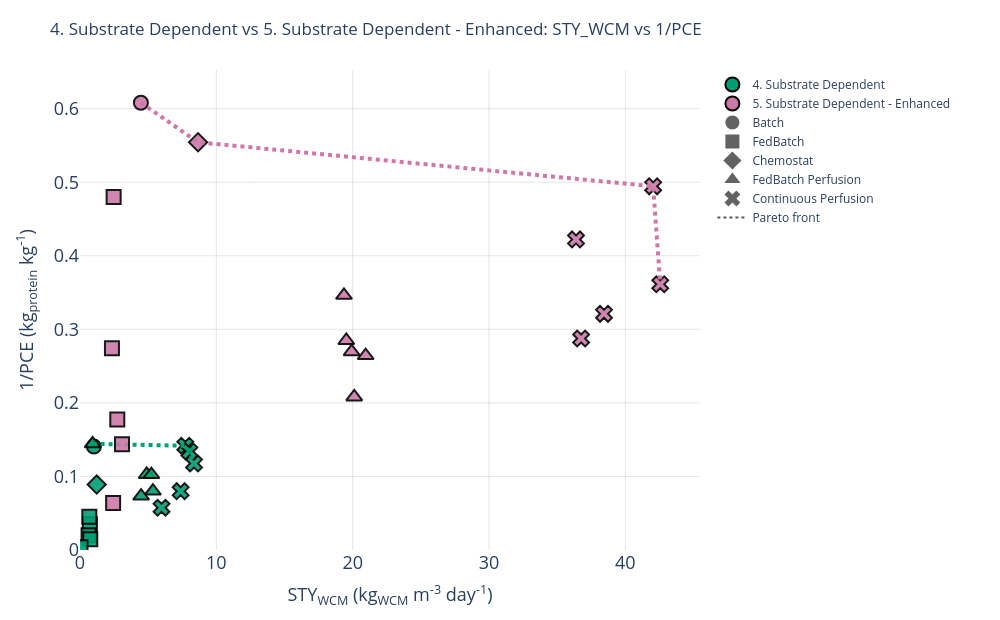

Notebook source saved alongside this figure:
### Code cell
# STY_WCM vs 1/PCE Pareto Front

PCE_CONFIG = {
    "source_column": "protein_conversion_efficiency_kg_kg",
    "inverse_column": "inverse_protein_conversion_efficiency_kg_kg",
    "metric_name": "protein conversion efficiency",
    "abbreviation": "PCE",
    "inverse_label": "1/PCE (kg<sub>protein</sub> kg<sup>-1</sup>)",
    "show_meat_benchmarks": SHOW_MEAT_BENCHMARKS,
}
PCE_OUTPUT_PATH = OUTPUT_DIR / f"pareto_{CAMPAIGN_SLUG}_sty_wcm_vs_inverse_protein_conversion.svg"

fig_pce, fronts_pce = create_conversion_pareto_figure(points_all, **PCE_CONFIG)
fig_pce.show()
export_figure(fig_pce, PCE_OUTPUT_PATH)

### Figure 1 — Plotly figure (JSON) as saved in the notebook; plotly's stock layout.template omitted (floating-point values rounded to 4 significant figures)
{"data": [{"customdata": [["4. Substrate Dependent", "Batch", "batch", 7.115]], "hovertemplate": "<b>%{customdata[0]}</b><br>Mode: %{customdata[1]}<br>Run: %{customdata[2]}<br>Protein conversion efficiency: %{customdata[3]:.2f}<br>STY<sub>WCM</sub>: %{x:.2f} kg/m³/day<br>1/PCE: %{y:.2f}<extra></extra>", "marker": {"color": "#009E73", "line": {"color": "black", "width": 2}, "opacity": 0.9, "size": 14, "symbol": "circle"}, "mode": "markers", "showlegend": false, "type": "scatter", "x": [1.02], "y": [0.1405]}, {"customdata": [["4. Substrate Dependent", "FedBatch", "fedbatch_constant", 28.68], ["4. Substrate Dependent", "FedBatch", "fedbatch_csfr", 49.82], ["4. Substrate Dependent", "FedBatch", "fedbatch_exponential", 68.64], ["4. Substrate Dependent", "FedBatch", "fedbatch_gsp", 264.1], ["4. Substrate Dependent", "FedBatch", "fedbatch_linear", 22.05]], "hovertemplate": "<b>%{customdata[0]}</b><br>Mode: %{customdata[1]}<br>Run: %{customdata[2]}<br>Protein conversion efficiency: %{customdata[3]:.2f}<br>STY<sub>WCM</sub>: %{x:.2f} kg/m³/day<br>1/PCE: %{y:.2f}<extra></extra>", "marker": {"color": "#009E73", "line": {"color": "black", "width": 2}, "opacity": 0.9, "size": 14, "symbol": "square"}, "mode": "markers", "showlegend": false, "type": "scatter", "x": [0.7249, 0.6283, 0.7541, 0.03648, 0.6857], "y": [0.03487, 0.02007, 0.01457, 0.003787, 0.04536]}, {"customdata": [["4. Substrate Dependent", "Chemostat", "chemostat", 11.24]], "hovertemplate": "<b>%{customdata[0]}</b><br>Mode: %{customdata[1]}<br>Run: %{customdata[2]}<br>Protein conversion efficiency: %{customdata[3]:.2f}<br>STY<sub>WCM</sub>: %{x:.2f} kg/m³/day<br>1/PCE: %{y:.2f}<extra></extra>", "marker": {"color": "#009E73", "line": {"color": "black", "width": 2}, "opacity": 0.9, "size": 14, "symbol": "diamond"}, "mode": "markers", "showlegend": false, "type": "scatter", "x": [1.227], "y": [0.08894]}, {"customdata": [["4. Substrate Dependent", "FedBatch Perfusion", "cf_constant", 9.744], ["4. Substrate Dependent", "FedBatch Perfusion", "cf_cspr", 12.47], ["4. Substrate Dependent", "FedBatch Perfusion", "cf_gsp", 6.928], ["4. Substrate Dependent", "FedBatch Perfusion", "cf_tbp", 9.756], ["4. Substrate Dependent", "FedBatch Perfusion", "cf_tbs", 13.64]], "hovertemplate": "<b>%{customdata[0]}</b><br>Mode: %{customdata[1]}<br>Run: %{customdata[2]}<br>Protein conversion efficiency: %{customdata[3]:.2f}<br>STY<sub>WCM</sub>: %{x:.2f} kg/m³/day<br>1/PCE: %{y:.2f}<extra></extra>", "marker": {"color": "#009E73", "line": {"color": "black", "width": 2}, "opacity": 0.9, "size": 14, "symbol": "triangle-up"}, "mode": "markers", "showlegend": false, "type": "scatter", "x": [4.89, 5.348, 0.9224, 5.235, 4.483], "y": [0.1026, 0.08017, 0.1443, 0.1025, 0.07331]}, {"customdata": [["4. Substrate Dependent", "Continuous Perfusion", "cp_constant", 7.058], ["4. Substrate Dependent", "Continuous Perfusion", "cp_cspr", 8.501], ["4. Substrate Dependent", "Continuous Perfusion", "cp_gsp", 17.39], ["4. Substrate Dependent", "Continuous Perfusion", "cp_tbp", 12.5], ["4. Substrate Dependent", "Continuous Perfusion", "cp_tbs", 7.466]], "hovertemplate": "<b>%{customdata[0]}</b><br>Mode: %{customdata[1]}<br>Run: %{customdata[2]}<br>Protein conversion efficiency: %{customdata[3]:.2f}<br>STY<sub>WCM</sub>: %{x:.2f} kg/m³/day<br>1/PCE: %{y:.2f}<extra></extra>", "marker": {"color": "#009E73", "line": {"color": "black", "width": 2}, "opacity": 0.9, "size": 14, "symbol": "x"}, "mode": "markers", "showlegend": false, "type": "scatter", "x": [7.722, 8.364, 5.979, 7.381, 8.024], "y": [0.1417, 0.1176, 0.05749, 0.07997, 0.1339]}, {"hovertemplate": "<b>4. Substrate Dependent Pareto front</b><br>STY<sub>WCM</sub>: %{x:.2f} kg/m³/day<br>1/PCE (kg<sub>protein</sub> kg<sup>-1</sup>): %{y:.2f}<extra></extra>", "line": {"color": "#009E73", "dash": "dot", "width": 4}, "mode": "lines", "showlegend": false, "type": "scatter", "x": [0.9224, 7.722, 8.024, 8.364], "y": [0.1443, 0.1417, 0.1339, 0.1176]}, {"customdata": [["5. Substrate Dependent - Enhanced", "Batch", "batch", 1.645]], "hovertemplate": "<b>%{customdata[0]}</b><br>Mode: %{customdata[1]}<br>Run: %{customdata[2]}<br>Protein conversion efficiency: %{customdata[3]:.2f}<br>STY<sub>WCM</sub>: %{x:.2f} kg/m³/day<br>1/PCE: %{y:.2f}<extra></extra>", "marker": {"color": "#CC79A7", "line": {"color": "black", "width": 2}, "opacity": 0.9, "size": 14, "symbol": "circle"}, "mode": "markers", "showlegend": false, "type": "scatter", "x": [4.468], "y": [0.608]}, {"customdata": [["5. Substrate Dependent - Enhanced", "FedBatch", "fedbatch_constant", 3.646], ["5. Substrate Dependent - Enhanced", "FedBatch", "fedbatch_csfr", 15.65], ["5. Substrate Dependent - Enhanced", "FedBatch", "fedbatch_exponential", 6.955], ["5. Substrate Dependent - Enhanced", "FedBatch", "fedbatch_gsp", 5.639], ["5. Substrate Dependent - Enhanced", "FedBatch", "fedbatch_linear", 2.084]], "hovertemplate": "<b>%{customdata[0]}</b><br>Mode: %{customdata[1]}<br>Run: %{customdata[2]}<br>Protein conversion efficiency: %{customdata[3]:.2f}<br>STY<sub>WCM</sub>: %{x:.2f} kg/m³/day<br>1/PCE: %{y:.2f}<extra></extra>", "marker": {"color": "#CC79A7", "line": {"color": "black", "width": 2}, "opacity": 0.9, "size": 14, "symbol": "square"}, "mode": "markers", "showlegend": false, "type": "scatter", "x": [2.344, 2.43, 3.082, 2.735, 2.466], "y": [0.2742, 0.06388, 0.1438, 0.1773, 0.4798]}, {"customdata": [["5. Substrate Dependent - Enhanced", "Chemostat", "chemostat", 1.804]], "hovertemplate": "<b>%{customdata[0]}</b><br>Mode: %{customdata[1]}<br>Run: %{customdata[2]}<br>Protein conversion efficiency: %{customdata[3]:.2f}<br>STY<sub>WCM</sub>: %{x:.2f} kg/m³/day<br>1/PCE: %{y:.2f}<extra></extra>", "marker": {"color": "#CC79A7", "line": {"color": "black", "width": 2}, "opacity": 0.9, "size": 14, "symbol": "diamond"}, "mode": "markers", "showlegend": false, "type": "scatter", "x": [8.659], "y": [0.5543]}, {"customdata": [["5. Substrate Dependent - Enhanced", "FedBatch Perfusion", "cf_constant", 2.888], ["5. Substrate Dependent - Enhanced", "FedBatch Perfusion", "cf_cspr", 3.784], ["5. Substrate Dependent - Enhanced", "FedBatch Perfusion", "cf_gsp", 3.511], ["5. Substrate Dependent - Enhanced", "FedBatch Perfusion", "cf_tbp", 3.71], ["5. Substrate Dependent - Enhanced", "FedBatch Perfusion", "cf_tbs", 4.807]], "hovertemplate": "<b>%{customdata[0]}</b><br>Mode: %{customdata[1]}<br>Run: %{customdata[2]}<br>Protein conversion efficiency: %{customdata[3]:.2f}<br>STY<sub>WCM</sub>: %{x:.2f} kg/m³/day<br>1/PCE: %{y:.2f}<extra></extra>", "marker": {"color": "#CC79A7", "line": {"color": "black", "width": 2}, "opacity": 0.9, "size": 14, "symbol": "triangle-up"}, "mode": "markers", "showlegend": false, "type": "scatter", "x": [19.36, 20.95, 19.53, 19.92, 20.11], "y": [0.3463, 0.2642, 0.2848, 0.2696, 0.208]}, {"customdata": [["5. Substrate Dependent - Enhanced", "Continuous Perfusion", "cp_constant", 3.114], ["5. Substrate Dependent - Enhanced", "Continuous Perfusion", "cp_cspr", 2.022], ["5. Substrate Dependent - Enhanced", "Continuous Perfusion", "cp_gsp", 3.478], ["5. Substrate Dependent - Enhanced", "Continuous Perfusion", "cp_tbp", 2.768], ["5. Substrate Dependent - Enhanced", "Continuous Perfusion", "cp_tbs", 2.369]], "hovertemplate": "<b>%{customdata[0]}</b><br>Mode: %{customdata[1]}<br>Run: %{customdata[2]}<br>Protein conversion efficiency: %{customdata[3]:.2f}<br>STY<sub>WCM</sub>: %{x:.2f} kg/m³/day<br>1/PCE: %{y:.2f}<extra></extra>", "marker": {"color": "#CC79A7", "line": {"color": "black", "width": 2}, "opacity": 0.9, "size": 14, "symbol": "x"}, "mode": "markers", "showlegend": false, "type": "scatter", "x": [38.43, 42.04, 36.76, 42.56, 36.38], "y": [0.3211, 0.4944, 0.2875, 0.3612, 0.4222]}, {"hovertemplate": "<b>5. Substrate Dependent - Enhanced Pareto front</b><br>STY<sub>WCM</sub>: %{x:.2f} kg/m³/day<br>1/PCE (kg<sub>protein</sub> kg<sup>-1</sup>): %{y:.2f}<extra></extra>", "line": {"color": "#CC79A7", "dash": "dot", "width": 4}, "mode": "lines", "showlegend": false, "type": "scatter", "x": [4.468, 8.659, 42.04, 42.56], "y": [0.608, 0.5543, 0.4944, 0.3612]}, {"hoverinfo": "skip", "marker": {"color": "#009E73", "line": {"color": "black", "width": 2}, "size": 14, "symbol": "circle"}, "mode": "markers", "name": "4. Substrate Dependent", "showlegend": true, "type": "scatter", "x": [null], "y": [null]}, {"hoverinfo": "skip", "marker": {"color": "#CC79A7", "line": {"color": "black", "width": 2}, "size": 14, "symbol": "circle"}, "mode": "markers", "name": "5. Substrate Dependent - Enhanced", "showlegend": true, "type": "scatter", "x": [null], "y": [null]}, {"hoverinfo": "skip", "marker": {"color": "rgba(90,90,90,0.95)", "size": 14, "symbol": "circle"}, "mode": "markers", "name": "Batch", "showlegend": true, "type": "scatter", "x": [null], "y": [null]}, {"hoverinfo": "skip", "marker": {"color": "rgba(90,90,90,0.95)", "size": 14, "symbol": "square"}, "mode": "markers", "name": "FedBatch", "showlegend": true, "type": "scatter", "x": [null], "y": [null]}, {"hoverinfo": "skip", "marker": {"color": "rgba(90,90,90,0.95)", "size": 14, "symbol": "diamond"}, "mode": "markers", "name": "Chemostat", "showlegend": true, "type": "scatter", "x": [null], "y": [null]}, {"hoverinfo": "skip", "marker": {"color": "rgba(90,90,90,0.95)", "size": 14, "symbol": "triangle-up"}, "mode": "markers", "name": "FedBatch Perfusion", "showlegend": true, "type": "scatter", "x": [null], "y": [null]}, {"hoverinfo": "skip", "marker": {"color": "rgba(90,90,90,0.95)", "size": 14, "symbol": "x"}, "mode": "markers", "name": "Continuous Perfusion", "showlegend": true, "type": "scatter", "x": [null], "y": [null]}, {"hoverinfo": "skip", "line": {"color": "rgba(80,80,80,0.95)", "dash": "dot", "width": 2}, "mode": "lines", "name": "Pareto front", "showlegend": true, "type": "scatter", "x": [null, null], "y": [null, null]}], "layout": {"height": 620, "legend": {"orientation": "v", "x": 1.02, "xanchor": "left", "y": 1, "yanchor": "top"}, "margin": {"b": 70, "l": 80, "r": 300, "t": 70}, "title": {"text": "4. Substrate Dependent vs 5. Substrate Dependent - Enhanced: STY_WCM vs 1/PCE"}, "width": 1000, "xaxis": {"gridcolor": "rgba(0,0,0,0.10)", "rangemode": "tozero", "showgrid": true, "tickfont": {"size": 18}, "title": {"font": {"size": 18}, "text": "STY<sub>WCM</sub> (kg<sub>WCM</sub> m<sup>-3</sup> day<sup>-1</sup>)"}, "zeroline": false}, "yaxis": {"gridcolor": "rgba(0,0,0,0.10)", "rangemode": "tozero", "showgrid": true, "tickfont": {"size": 18}, "title": {"font": {"size": 18}, "text": "1/PCE (kg<sub>protein</sub> kg<sup>-1</sup>)"}, "zeroline": false}}}
